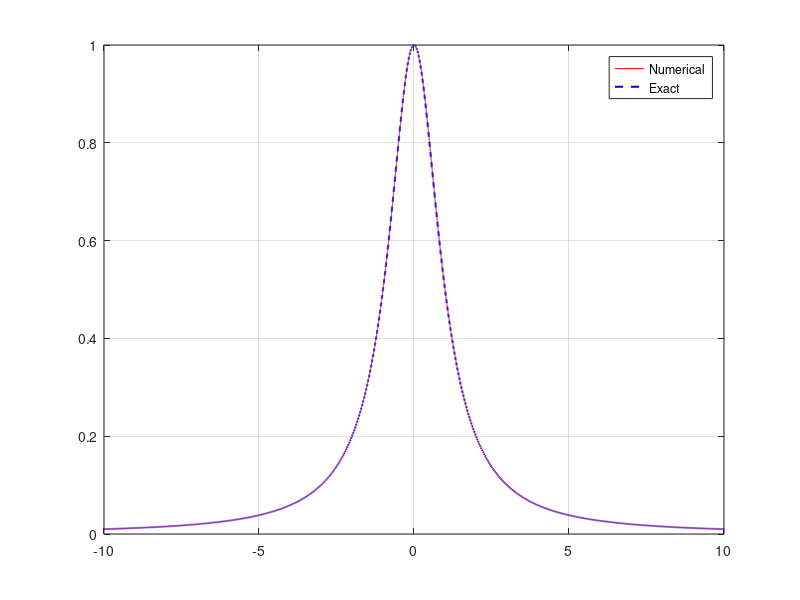

Recreate this plot in MATLAB.
format long;
h = 1e-5;

f = @(x) atan(x);
df = @(x) (f(x+h) - f(x-h))./(2*h);

x = linspace(-10,10,10000);
y = f(x);
dy = df(x);
g = @(x) 1./(1+x.^2);
actual = g(x);
plot(x, dy, 'r', x, actual, 'b--', 'LineWidth', 1.5);
legend('Numerical', 'Exact');
grid on;
